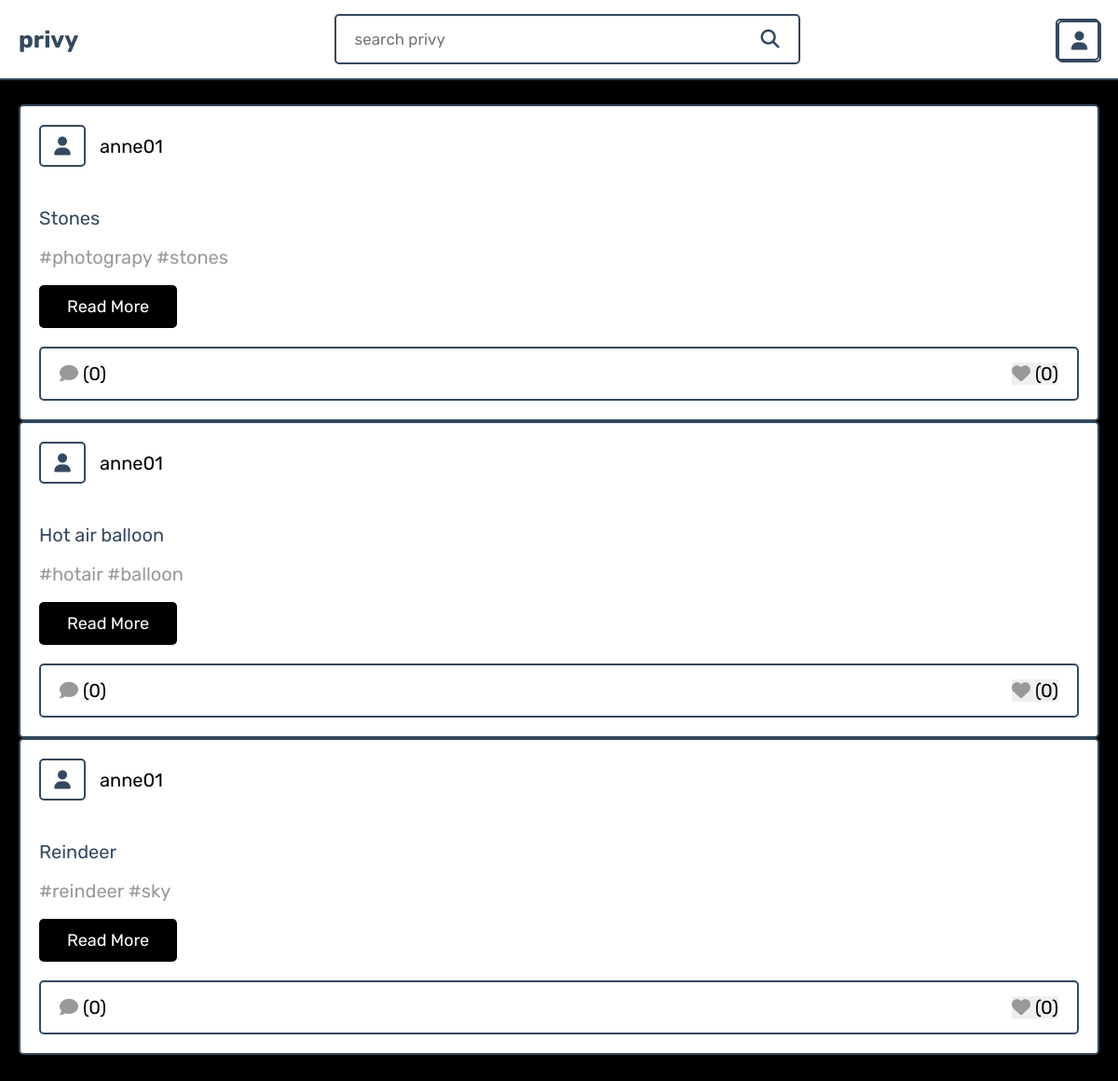
The app's page /category.php?category=photography with its own data.
### tables this page shows
CREATE TABLE `posts` (
  `id` int(100) NOT NULL,
  `admin_id` int(100) NOT NULL,
  `name` varchar(100) NOT NULL,
  `title` varchar(100) NOT NULL,
  `content` varchar(10000) NOT NULL,
  `category` varchar(50) NOT NULL,
  `image` varchar(100) NOT NULL,
  `date` date NOT NULL,
  `status` varchar(20) NOT NULL
);

### category.php (the view, shortened to what this page needs)
<?php
include './components/connect.php';
if(isset($_GET['category'])){
   $category = $_GET['category'];
}else{
   $category = '';
}
?>
<!DOCTYPE html>
<html lang="en">
<head>
   <link rel="stylesheet" href="https://cdnjs.cloudflare.com/ajax/libs/font-awesome/6.1.1/css/all.min.css">
   <link rel="stylesheet" href="css/style.css">
</head>
<body>
<?php include './components/user_header.php'; ?>
<section class="posts-container">
   <div class="postbox-container">
      <?php
         $select_posts = $conn->prepare("SELECT * FROM `posts` WHERE category = ? and status = ?");
         $select_posts->execute([$category, 'active']);
         if($select_posts->rowCount() > 0){
            while($fetch_posts = $select_posts->fetch(PDO::FETCH_ASSOC)){
            $post_id = $fetch_posts['id'];
            $count_post_comments = $conn->prepare("SELECT * FROM `comments` WHERE post_id = ?");
            $count_post_comments->execute([$post_id]);
            $total_post_comments = $count_post_comments->rowCount();
            $count_post_likes = $conn->prepare("SELECT * FROM `likes` WHERE post_id = ?");
            $count_post_likes->execute([$post_id]);
            $total_post_likes = $count_post_likes->rowCount();
            $confirm_likes = $conn->prepare("SELECT * FROM `likes` WHERE user_id = ? AND post_id = ?");
            $confirm_likes->execute([$user_id, $post_id]);
            $select_user_profile = $conn->prepare("SELECT * FROM `users` WHERE id = ?");
            $select_user_profile->execute([$fetch_posts['user_id']]);
            $fetch_user_profile = $select_user_profile->fetch(PDO::FETCH_ASSOC);
      ?>
      <form class="postbox" method="post">
         <div class="post-admin">
         <?php if (!empty($fetch_user_profile) && $fetch_user_profile['image'] != '') { ?>
                  <img src="uploaded_img/<?= $fetch_user_profile['image']; ?>" class="user-profile-image" style="width:  4.7rem ; height: 4.5rem;">
             <?php } else { ?>
                  <i class="fas fa-user"></i>
          <?php } ?>
            <div>
               <a href="#"><?= $fetch_posts['name']; ?></a>
            </div>
         </div>
         <div class="post-title"><?= $fetch_posts['title']; ?></div>
         <div class="post-content content-150"><?= $fetch_posts['content']; ?></div>
         <a href="view_post.php?post_id=<?= $post_id; ?>" class="inline-btn">read more</a>
         <div class="icons">
            <a href="view_post.php?post_id=<?= $post_id; ?>"><i class="fas fa-comment"></i><span>(<?= $total_post_comments; ?>)</span></a>
            <button type="submit" name="like_post"><i class="fas fa-heart" style="<?php if($confirm_likes->rowCount() > 0){ echo 'color:var(--red);'; } ?>  "></i><span>(<?= $total_post_likes; ?>)</span></button>
         </div>
      </form>
      <?php
         }
      }else{
         echo '<p class="empty">no posts found for this category!</p>';
      }
      ?>
   </div>
</section>
</body>
</html>

### css/style.css (style rules this page uses)
:root { --main-color:black; --red:#e74c3c; --orange:#f39c12; --black:#34495e; --white:#fff; --light-color:#999; --border:.2rem solid var(--black); --box-shadow:0 .5rem 1rem rgba(0,0,0,.1); }
* { font-family: 'Rubik', sans-serif; margin:0; padding:0; box-sizing: border-box; outline: none; border:none; text-decoration: none; }
html { font-size: 62.5%; overflow-x: hidden; scroll-behavior: smooth; scroll-padding-top: 7rem; }
body { background-color: black; padding-bottom: 7rem; }
section { padding:2rem; margin: 0 auto; max-width: 1200px; }
.btn, .delete-btn, .option-btn, .inline-btn, .inline-option-btn, .inline-delete-btn { margin-top: 1rem; border-radius: .5rem; cursor: pointer; font-size: 1.8rem; color:var(--white); padding:1.2rem 3rem; text-transform: capitalize; text-align: center; }
.inline-btn, .inline-option-btn, .inline-delete-btn { display: inline-block; margin-right: 1rem; }
.inline-btn, .btn { background-color: var(--main-color); }
.posts-container { grid-column: 2 / span 1; grid-row: 2 / span 1; padding-top: 26px; }
.posts-container .postbox-container .postbox { border:var(--border); box-shadow: var(--box-shadow); border-radius: .5rem; background-color: var(--white); padding:2rem; overflow: hidden; }
.posts-container .postbox-container .postbox .post-admin { display: flex; align-items: center; gap:1.5rem; margin-bottom: 2rem; }
.posts-container .postbox-container .postbox .post-admin i { text-align: center; height: 4.5rem; width: 5rem; line-height: 4.2rem; font-size: 2rem; border:var(--border); border-radius: .5rem; background-color: var(--light-bg); color:var(--black); }
.posts-container .postbox-container .postbox .post-admin a { font-size: 2rem; color:var(--main-color); }
.posts-container .postbox-container .postbox .post-admin div { font-size: 1.5rem; margin-top: .2rem; color:var(--light-color); }
.posts-container .postbox-container .postbox .post-title { font-size: 2rem; color:var(--black); overflow: hidden; text-overflow: ellipsis; white-space: nowrap; margin-bottom: 1rem; }
.posts-container .postbox-container .postbox .post-content { font-size: 2rem; line-height: 1.5; padding:.5rem 0; color:var(--light-color); white-space: pre-line; }
.posts-container .postbox-container .postbox .icons { display: flex; align-items: center; justify-content: space-between; gap:1rem; background-color: var(--light-bg); border-radius: .5rem; padding:1.5rem 2rem; border:var(--border); margin-top: 2rem; }
.posts-container .postbox-container .postbox .icons button { cursor: pointer; }
.posts-container .postbox-container .postbox .icons i { margin-right:.5rem; font-size:2rem; color:var(--light-color); }
.posts-container .postbox-container .postbox .icons span { font-size: 2rem; color:var(--main-color); }

### records on screen
posts: name "anne01", title "Stones", content "#photograpy #stones", total_post_comments "0", total_post_likes "0"
posts: name "anne01", title "Hot air balloon", content "#hotair #balloon", total_post_comments "0", total_post_likes "0"
posts: name "anne01", title "Reindeer", content "#reindeer #sky", total_post_comments "0", total_post_likes "0"
